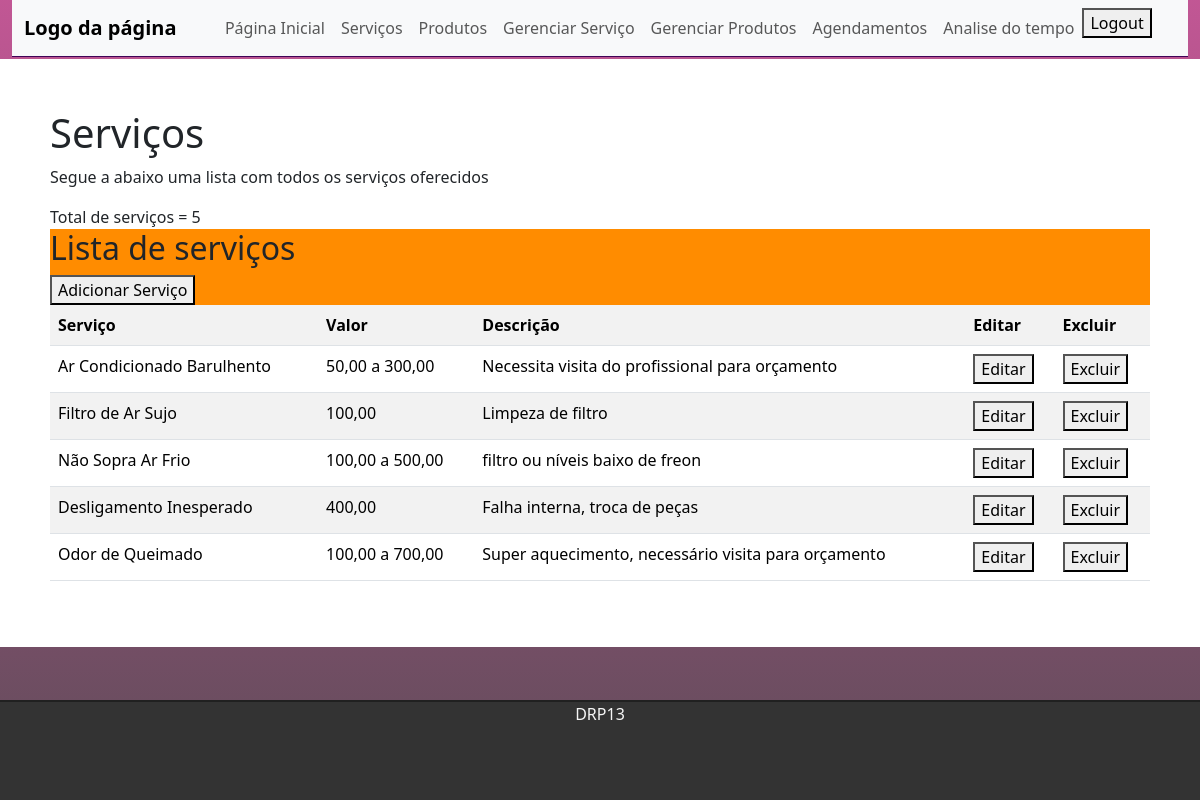
The app's page /manager/service (signed in) with its own data.
### services/models.py (models this page shows, shortened)
class Service(models.Model):
    id = models.BigAutoField(primary_key=True)
    service = models.CharField(max_length=50)
    category = models.CharField(choices=categoryService)
    value = models.CharField(max_length=100)
    description = models.CharField(max_length=100)

### services/views.py (the view)
# urls.py: path('manager/service', views.manager, name='managerService'),
@user_passes_test(lambda u: u.is_superuser)
def manager(request):
    services = Service.objects.all().order_by('-id')
    totalService = Service.objects.all().count()
    context = {
        'services':services,
        'totalService':totalService
    }
    return render(request, 'services/managerService.html', context)

### templates/services/managerService.html (shortened to what this page needs)
{% extends 'tasks/index.html' %}
{% block content %}
<div class="text-box">
    <h1> Serviços </h1>
    <p> Segue a abaixo uma lista com todos os serviços oferecidos
    </p>
    <div> Total de serviços = {{totalService}}</div>
    <div class="table-responive table-edit" >
        <h2>Lista de serviços</h2>
        <a href="{% url 'addService' %}"><button> Adicionar Serviço </button></a>
            <table class="table table-striped">
                <tr>
                    <th>Serviço</th>
                    <th>Valor</th>
                    <th>Descrição</th>
                    <th>Editar</th>
                    <th>Excluir</th>
                </tr>
                {% for task in services %}
                <tr>
                    <td>{{task.service}}</td>
                    <td>{{task.value}}</td>
                    <td>{{task.description}}</td>
                    <td><a href="{%url 'updateService' task.id %}"><button>Editar</button></a></td>
                    <td><a href="{% url 'delService' task.id %}"><button>Excluir</button></a></td>
                </tr>
                {%endfor %}
            </table>
        </div>
</div>
{% endblock %}

### static/css/style.css (style rules this page uses)
.text-box { background: #ffffff; text-align: justify; padding: 50px; }
.table-edit { background-color: darkorange; }
body { background: linear-gradient( rgba(167, 15, 103, 0.7), rgba(29, 0, 19, 0.7)); background-repeat: no-repeat; }

### records on screen
Service: service "Ar Condicionado Barulhento", value "50,00 a 300,00", description "Necessita visita do profissional para orçamento"
Service: service "Filtro de Ar Sujo", value "100,00", description "Limpeza de filtro"
Service: service "Não Sopra Ar Frio", value "100,00 a 500,00", description "filtro ou níveis baixo de freon"
Service: service "Desligamento Inesperado", value "400,00", description "Falha interna, troca de peças"
Service: service "Odor de Queimado", value "100,00 a 700,00", description "Super aquecimento, necessário visita para orçamento"

### other values on screen
{{ totalService }} "5"
